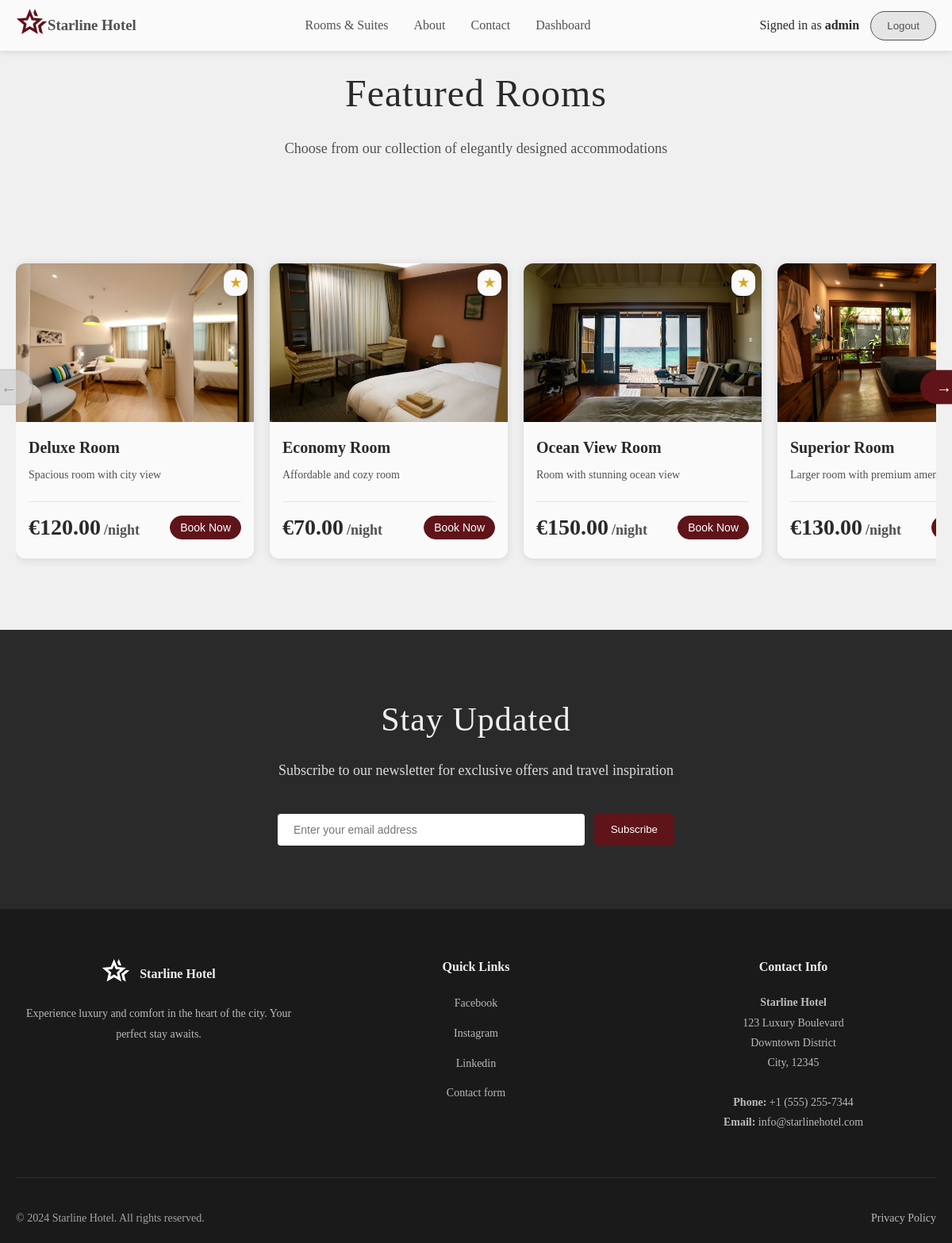
/Rooms.php (signed in), run on an earlier commit of the app's database.
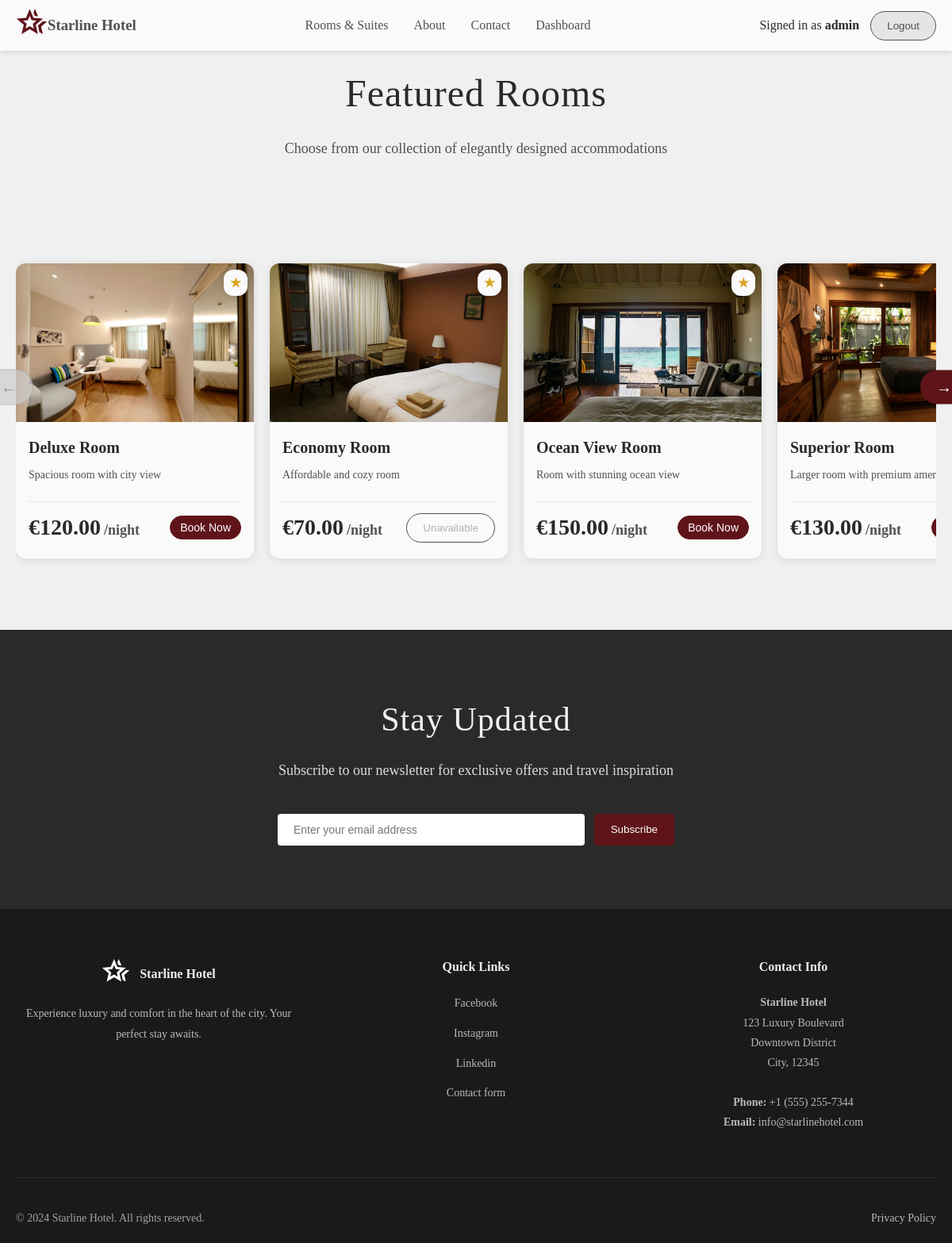
And on a later commit of the database.
### tables this page shows
CREATE TABLE `rooms` (
  `id` int(11) NOT NULL,
  `name` varchar(100) NOT NULL,
  `description` text NOT NULL,
  `price_per_night` decimal(10,2) NOT NULL,
  `image` varchar(255) NOT NULL,
  `is_featured` tinyint(1) DEFAULT 0,
  `status` enum('available','unavailable') DEFAULT 'available',
  `created_at` timestamp NOT NULL DEFAULT current_timestamp()
);

### Rooms.php (the view, shortened to what this page needs)
<?php
$db = new Database();
$conn = $db->getConnection();
$stmt = $conn->prepare("
    SELECT id, name, description, price_per_night, image, status
    FROM rooms
    WHERE is_featured = 1
");
$stmt->execute();
$rooms = $stmt->fetchAll(PDO::FETCH_ASSOC);
?>
<!DOCTYPE html>
<html lang="en">
<head>
    <link rel="stylesheet" href="./css/global.css">
    <link rel="stylesheet" href="./css/rooms.css">
</head>
<body>
<header>
    <div class="navbar-container">
        <a href="Home.php" class="navbar-logo">
            <figure>
                <img src="./assets/icons/hotel_logo.svg" alt="hotel logo" width="40px">
            </figure>
            <h3 class="logo-text">Starline Hotel</h3>
        </a>
        <nav class="navbar">
            <div class="navbar-menu" id="navbarMenu">
                <a href="Rooms.php" class="nav-link">Rooms & Suites</a>
                <a href="About.php" class="nav-link">About</a>
                <a href="Contact.php" class="nav-link">Contact</a>
                <?php if (isset($_SESSION['logged_in_user']) && $_SESSION['logged_in_user']['role'] === 'admin'): ?>
                        <a href="admin/AdminDashboard.php" class="nav-link">Dashboard</a>
                <?php endif; ?>
            </div>
        </nav>
        <div class="account-buttons">
            <span style="margin-right:10px;">
                Signed in as <strong><?= htmlspecialchars($_SESSION['logged_in_user']['username']) ?></strong>
            </span>
            <button class="btn btn-white" onclick="window.location.href='Logout.php'">Logout</button>
        </div>
    </div>
</header>
<main>
<section class="featured-rooms" id="featured-rooms">
    <div class="section-container">
        <div class="section-header">
            <h2>Featured Rooms</h2>
            <p>Choose from our collection of elegantly designed accommodations</p>
        </div>
        <div class="rooms-slider">
            <button class="prev-btn" onclick="prevRoom()">&#8592;</button>
            <div class="rooms-grid" id="roomsGrid">
                <?php foreach ($rooms as $room): ?>
                    <div class="room-card">
                        <div class="room-image">
                            <img src="./assets/images/<?= htmlspecialchars($room['image']) ?>"
                                 alt="<?= htmlspecialchars($room['name']) ?>">
                            <div class="room-rating">
                                <span class="star">★</span>
                            </div>
                        </div>
                        <div class="room-content">
                            <h3><?= htmlspecialchars($room['name']) ?></h3>
                            <p><?= htmlspecialchars($room['description']) ?></p>
                            <hr>
                            <div class="room-footer">
                                <div class="room-price">
                                    <span class="price">€<?= htmlspecialchars($room['price_per_night']) ?></span>
                                    <span class="period">/night</span>
                                </div>
                                <?php if ($room['status'] === 'available'): ?>
                                    <button class="btn btn-red"
                                            onclick="openModal('<?= htmlspecialchars($room['name'], ENT_QUOTES) ?>', <?= $room['id'] ?>)">
                                        Book Now
                                    </button>
                                <?php else: ?>
                                    <button class="btn btn-grey" disabled>Unavailable</button>
                                <?php endif; ?>
                            </div>
                        </div>
                    </div>
                <?php endforeach; ?>
            </div>
            <button class="next-btn" onclick="nextRoom()">&#8594;</button>
        </div>
    </div>
</section>
<section class="newsletter">
    <div class="section-container">
        <h2>Stay Updated</h2>
        <p>Subscribe to our newsletter for exclusive offers and travel inspiration</p>
        <form class="newsletter-form">
            <input type="email" placeholder="Enter your email address" required>
            <button type="submit" class="btn btn-red">Subscribe</button>
        </form>
    </div>
</section>
</main>
<footer>
    <div class="footer-container">
        <div class="footer-grid">
            <div class="footer-section">
                <div class="footer-logo">
                    <figure>
                        <img src="assets/icons/hotel_logo.svg" alt="hotel logo">
                    </figure>
                    <span>Starline Hotel</span>
                </div>
                <p>Experience luxury and comfort in the heart of the city. Your perfect stay awaits.</p>
            </div>
            <div class="footer-section">
                <h3>Quick Links</h3>
                <ul>
                    <li><a href="https://www.facebook.com/">Facebook</a></li>
                    <li><a href="https://www.instagram.com/">Instagram</a></li>
                    <li><a href="https://www.linkedin.com/">Linkedin</a></li>
                    <li><a href="#">Contact form</a></li>
                </ul>
            </div>
            <div class="footer-section">
                <h3>Contact Info</h3>
                <p>
                    <b>Starline Hotel</b><br>
                    123 Luxury Boulevard<br>
                    Downtown District<br>
                    City, 12345<br><br>
                    <b>Phone:</b> +1 (555) 255-7344<br>
                    <b>Email:</b> info@starlinehotel.com
                </p>
            </div>
        </div>
        <div class="footer-bottom">
            <p>&copy; 2024 Starline Hotel. All rights reserved.</p>
            <div class="footer-links">
                <a href="#">Privacy Policy</a>
            </div>
        </div>
    </div>
</footer>
</body>
</html>

### css/rooms.css (style rules this page uses)
.rooms-slider { position: relative; display: flex; align-items: center; gap: 10px; }
.prev-btn, .next-btn { position: absolute; top: 50%; transform: translateY(-50%); padding: 10px 20px; font-size: 20px; background-color: #5F141A; color: #fff; border: none; border-radius: 50px; cursor: pointer; z-index: 10; }
.prev-btn { left: -40px; }
.next-btn { right: -40px; }
.rooms-grid { display: flex; overflow-x: auto; gap: 20px; padding: 10px 0; scroll-behavior: smooth; }
.room-card { flex: 0 0 300px; display: flex; flex-direction: column; background-color: #FAFAFA; border-radius: 12px; overflow: hidden; box-shadow: 0 2px 12px rgba(0,0,0,0.1); transition: transform 0.3s ease, box-shadow 0.3s ease; cursor: pointer; scroll-snap-align: start; }
.room-image { position: relative; height: 200px; overflow: hidden; }
.room-image img { width: 100%; height: 100%; object-fit: cover; transition: transform 0.3s ease; }
.room-rating { position: absolute; top: 8px; right: 8px; background-color: #FAFAFA; padding: 4px 8px; border-radius: 12px; font-weight: 600; display: flex; align-items: center; gap: 4px; box-shadow: 0 2px 6px rgba(0,0,0,0.1); }
.room-rating .star { color: #DAA520; }
.room-content { padding: 16px; display: flex; flex-direction: column; }
.room-content h3 { font-size: 20px; margin-bottom: 8px; }
.room-content p { font-size: 14px; color: #515151; margin-bottom: 12px; }
.room-content hr { border: 0; border-top: 1px solid #E5E5E5; margin: 10px 0; }
.room-footer { display: flex; justify-content: space-between; align-items: center; margin-top: auto; }
.room-price { font-size: 18px; font-weight: 600; color: #2A2A2A; }
.room-footer .btn-red { padding: 6px 12px; font-size: 14px; }
.prev-btn:disabled, .next-btn:disabled { background-color: #ccc; color: #666; cursor: not-allowed; opacity: 0.7; border: 1px solid #aaa; }

What changed in the data, as far as the page shows it:
changed rooms "Economy Room": status "Book Now" → "Unavailable"
